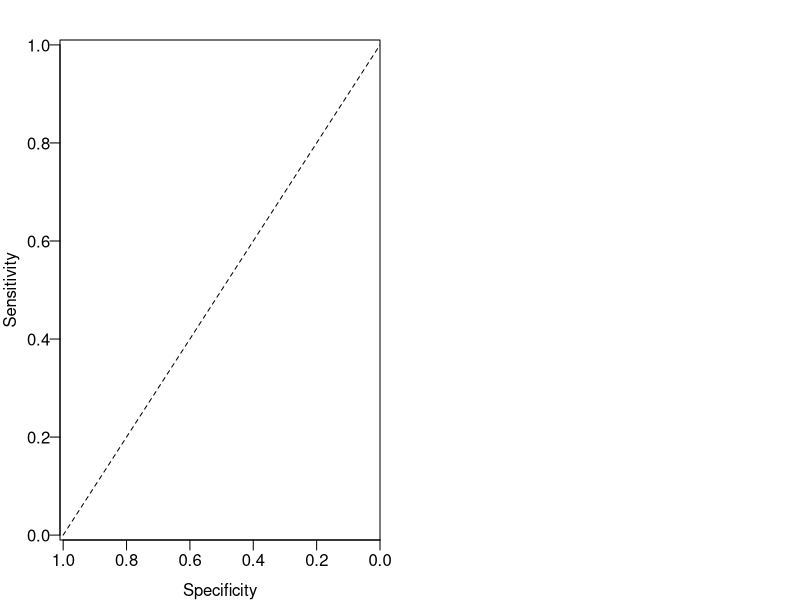

Source code (R): (Note: this script raises an error after producing the figure.)
#**Figure 1: Prediction of RESPONSE/REMISSION in treated subjects using all clinical metadata, baseline microbiome alone, and combined**
#	*Question:* Can the microbiome, clinical metadata, or combined models reliably predict response?
#*Goal:* Show clinical metadata isn’t great for prediction and improvement of prediction using microbiome. Show taxa marked as important for prediction are abundant enough to care about
#A. Response ROCs
#B. Response Model Performance vs. reality
#C. Top predictive taxa and abundance based on response	
#D. REMISSION ROCs
#E. REMISSION Model Performance vs. reality
#F. Top predictive taxa and abundance based on remission

#tiff(RelRSPwk6Fig )

#tiff('figures/Figure1.tiff', height=12, width=10, units='in', res=300)

#pdf("figures/Figure4.pdf", height = 10, width = 12)
#layout(matrix(c(1,2,3,4), 2, 2, byrow = TRUE))

pdf("figures/Week6response.AUC.DDW.pdf", height=6, width=12)
#tiff('figures/RelRSPwk6AUCRF.tiff', height=6, width=12, units='in', res=300)
#pdf('figures/RelRSPwk6AUCRF.pdf', height=6, width=12)
layout(matrix(c(1, 2), 1, 2))
par(mar=c(3,3,2,1), mgp=c(2,0.5,0))
plot(c(1,0),c(0,1), type='l', lty=2, xlim=c(1.01,0), ylim=c(-0.01,1.01), xaxs='i', yaxs='i', ylab='Sensitivity', xlab='Specificity', las=1)
plot(otu_relrespWK6_roc, add=T, lwd=2, col='royalblue', lty=1)
plot(md_relrespWK6_roc, add=T, lwd=2, col='grey5', lty=1)
plot(mdotu_relrespWK6_roc, add=T, lwd=2, col='red', lty=1)
title("Predicting Week 6 Response")
legend('bottomright', c(sprintf('Week 0 OTUs : AUC=%.3f',otu_relrespWK6_roc$auc), sprintf('Week 0 Clinical Data: AUC=%.3f',md_relrespWK6_roc$auc), sprintf('Combined: AUC=%.3f',mdotu_relrespWK6_roc$auc)), lwd=2, col=c('royalblue', 'grey5', 'red'), bty='n', lty=1)
#mtext('A', at=1, side=3, line=0.1, font=2, cex=2)
#legend('bottomright', c(sprintf('Week 0 OTUs : AUC=%.3f',otu_relrespWK6_roc$auc), sprintf('Combined: AUC=%.3f',mdotu_relrespWK6_roc$auc)), lwd=2, col=c('royalblue', 'red'), bty='n', lty=1)

cutoff <- coords(roc=mdotu_relrespWK6_roc, x='best', best.method='y', ret=c('threshold'))
mdotu_relrespWK6_spec <- coords(mdotu_relrespWK6_roc, x=cutoff, input='thr', ret='spec')
mdotu_relrespWK6_sens <- coords(mdotu_relrespWK6_roc, x=mdotu_relrespWK6_spec, input='spec', ret='sens')
mdotu_relrespWK6_thr <- coords(mdotu_relrespWK6_roc, x=mdotu_relrespWK6_spec, input='spec', ret='thr')

points(coords(mdotu_relrespWK6_roc, x=cutoff, input='threshold', ret='specificity'),coords(mdotu_relrespWK6_roc, x=cutoff, input='threshold', ret='sensitivity'), col='red', cex=1.5, pch=10)

cutoff <- coords(roc=otu_relrespWK6_roc, x='best', best.method='y', ret=c('threshold'))
otu_relrespWK6_spec <- coords(otu_relrespWK6_roc, x=cutoff, input='thr', ret='spec')
otu_relrespWK6_sens <- coords(otu_relrespWK6_roc, x=otu_relrespWK6_spec, input='spec', ret='sens')
otu_relrespWK6_thr <- coords(otu_relrespWK6_roc, x=otu_relrespWK6_spec, input='spec', ret='thr')
points(coords(otu_relrespWK6_roc, x=cutoff, input='threshold', ret='specificity'),coords(otu_relrespWK6_roc, x=cutoff, input='threshold', ret='sensitivity'), col='royalblue', cex=1.5, pch=10)

cutoff <- coords(roc=md_relrespWK6_roc, x='best', best.method='y', ret=c('threshold'))
md_relrespWK6_spec <- coords(md_relrespWK6_roc, x=cutoff, input='thr', ret='spec')
md_relrespWK6_sens <- coords(md_relrespWK6_roc, x=md_relrespWK6_spec, input='spec', ret='sens')
md_relrespWK6_thr <- coords(md_relrespWK6_roc, x=md_relrespWK6_spec, input='spec', ret='thr')

points(coords(md_relrespWK6_roc, x=cutoff, input='threshold', ret='specificity'),coords(md_relrespWK6_roc, x=cutoff, input='threshold', ret='sensitivity'), col='black', cex=1.5, pch=10)

#pdf('data/figures/RSPwk6abunds.#pdf', height=6, width=8)
#plot(1, type='n', xlim=c(0.5,2.5), ylim=c(0,1), ylab='', xlab='Response Week 6', xaxt='n', cex.axis=1.2)
#title('Response Status Compared to Combined Model')
# set.seed(32016)
# stripchart(at=1, mdotu_relrespWK6_probs[mdotu_relrespWK6$'RelRSPwk6'==0], vertical=T, method='jitter', jitter=0.4, pch=21, bg='orange', add=T, cex=1.5)
# stripchart(at=2, mdotu_relrespWK6_probs[mdotu_relrespWK6$'RelRSPwk6'==1], vertical=T, method='jitter', jitter=0.4, pch=21, bg='royalblue', add=T, cex=1.5)
# mtext(side=2, text='Probability of Response', line=2.2, cex=0.8)
# axis(1, at=c(1,2), labels=c('No', 'Yes'), cex.axis=1.2)
# cutoff <- coords(roc=mdotu_relrespWK6_roc, x='best', best.method='y', ret=c('threshold')) #gives best point on curve for cutoff
# abline(h=cutoff, lty=2)
# legend("top", lty=2, sprintf('Model Threshold'))

#mtext('B', at=0.5, side=3, line=0.1, font=2, cex=2)
#dev.off()

# tax<-read.table("../data/Jan400.simple.taxonomy.txt", header=T, sep='\t')
# 
# 
# #Abundance stripchart or most predictive otus
# oturf_otus  <- as.character(ordered(otu_relrespWK6_rf$Xopt))
# oturf_otus <- oturf_otus[1:10]
# #oturf_otus
# no_abunds <- otu_relrespWK6[otu_relrespWK6$RelRSPwk6=='0', oturf_otus]/10000 + 1e-5
# no_abunds <-na.omit(no_abunds)
# yes_abunds <- otu_relrespWK6[otu_relrespWK6$RelRSPwk6=='1', oturf_otus]/10000 + 1e-5
# yes_abunds<- na.omit(yes_abunds)
# 
# #pdf('figures/oturelRSPwk6AUCRFabunds.pdf', height=6, width=12)
# #layout(1)
# par(mar=c(4, 12, 2, 1))
# plot(1, type="n", ylim=c(0,length(oturf_otus )*2), xlim=c(1e-5,3), log="x", ylab="", xlab="Relative Abundance (%)", xaxt="n", yaxt="n")
# #title('Abundance of Top OTUs from Microbiome Model')
# set.seed(32016)
# index <- 1
# for(i in oturf_otus ){
# 	stripchart(at=index-0.35, jitter(yes_abunds[,i], amount=1e-6), pch=21, bg=alpha("royalblue1", alpha=0.25), method="jitter", jitter=0.2, add=T, cex=1, lwd=0.5)
# 	stripchart(at=index+0.35, jitter(no_abunds[,i], amount=1e-6), pch=21, bg=alpha("orange", alpha=0.25), method="jitter", jitter=0.2, add=T, cex=1, lwd=0.5)
# 	segments(median(yes_abunds[,i]),index-0.7,median(yes_abunds[,i]),index, lwd=3)
# 	segments(median(no_abunds[,i]),index+0.7,median(no_abunds[,i]),index, lwd=3)
# 	index <- index + 2
# }
# #oturf_otus
# rf_tax<-data.frame(oturf_otus)
# colnames(rf_tax) <- c('OTU')
# 
# oturf_tax<-merge(rf_tax, tax, by='OTU')
# 
# lab <- levels(oturf_tax$tax)
# oturf_tax$Classification <- gsub("(OTU\\d+)", "(\\1)", oturf_tax$Classification)
# 
# oturf_tax<-oturf_tax[match(rf_tax$OTU, oturf_tax$OTU),]
# oturf_name<-as.character(oturf_tax$tax)
# oturf_numb<-oturf_tax$Classification
# 
# oturf_name <- gsub("_", " ", oturf_name)
# formatted <- lapply(1:nrow(oturf_tax), function(i) bquote(paste(italic(.(oturf_name[i])), " ", .(oturf_numb[i]), sep=" ")))
# 
# 
# axis(2, at=seq(1,index-2,2), labels=do.call(expression, formatted), las=1, line=0, tick=F, cex.axis=1)
# axis(1, at=c(1e-5, 1e-4, 1e-3, 1e-2, 1e-1, 1e0), label=c("0", "0.01", "0.1", "1", "10", "100"))
# legend('topright', legend=c("Week 6 Nonresponder", "Week 6 Responder"), pch=c(21, 21), pt.bg=c("orange","royalblue1"), cex=1)
# mtext('B', at=1e-8, side=3, line=0.1, font=2, cex=2)
# #dev.off()

#Remission
#pdf('figures/REMISSwk6AUCRF.pdf', height=6, width=12)
#layout(matrix(c(1, 2), 1, 2))
par(mar=c(3,3,2,1), mgp=c(2,0.5,0))
plot(c(1,0),c(0,1), type='l', lty=2, xlim=c(1.01,0), ylim=c(-0.01,1.01), xaxs='i', yaxs='i', ylab='Sensitivity', xlab='Specificity', las=1)
plot(otu_remWK6_roc, add=T, lwd=2, col='royalblue', lty=1)
plot(md_remWK6_roc, add=T, lwd=2, col='grey5', lty=1)
plot(mdotu_remWK6_roc, add=T, lwd=2, col='red', lty=1)
title("Predicting Week 6 Remission")
legend('bottomright', c(sprintf('Week 0 OTUs : AUC=%.3f', otu_remWK6_roc$auc), sprintf('Week 0 Clinical Data: AUC=%.3f',md_remWK6_roc$auc),sprintf('Combined: AUC=%.3f',mdotu_remWK6_roc$auc)), lwd=2, col=c('royalblue', "grey5", 'red'), bty='n', lty=1)
#mtext('C', at=1, side=3, line=0.1, font=2, cex=2)

cutoff <- coords(roc=mdotu_remWK6_roc, x='best', best.method='y', ret=c('threshold'))
mdotu_remWK6_spec <- coords(mdotu_remWK6_roc, x=cutoff, input='thr', ret='spec')
mdotu_remWK6_sens <- coords(mdotu_remWK6_roc, x=mdotu_remWK6_spec, input='spec', ret='sens')
mdotu_remWK6_thr <- coords(mdotu_remWK6_roc, x=mdotu_remWK6_spec, input='spec', ret='thr')

points(coords(mdotu_remWK6_roc, x=cutoff, input='threshold', ret='specificity'),coords(mdotu_remWK6_roc, x=cutoff, input='threshold', ret='sensitivity'), col='red', cex=1.5, pch=10)

cutoff <- coords(roc=otu_remWK6_roc, x='best', best.method='y', ret=c('threshold'))
otu_remWK6_spec <- coords(otu_remWK6_roc, x=cutoff, input='thr', ret='spec')
otu_remWK6_sens <- coords(otu_remWK6_roc, x=otu_remWK6_spec, input='spec', ret='sens')
otu_remWK6_thr <- coords(otu_remWK6_roc, x=otu_remWK6_spec, input='spec', ret='thr')
points(coords(otu_remWK6_roc, x=cutoff, input='threshold', ret='specificity'),coords(otu_remWK6_roc, x=cutoff, input='threshold', ret='sensitivity'), col='royalblue', cex=1.5, pch=10)

cutoff <- coords(roc=md_remWK6_roc, x='best', best.method='y', ret=c('threshold'))
md_remWK6_spec <- coords(md_remWK6_roc, x=cutoff, input='thr', ret='spec')
md_remWK6_sens <- coords(md_remWK6_roc, x=md_remWK6_spec, input='spec', ret='sens')
md_remWK6_thr <- coords(md_remWK6_roc, x=md_remWK6_spec, input='spec', ret='thr')

points(coords(md_remWK6_roc, x=cutoff, input='threshold', ret='specificity'),coords(md_remWK6_roc, x=cutoff, input='threshold', ret='sensitivity'), col='black', cex=1.5, pch=10)
dev.off()

#compared to model
# plot(1, type='n', xlim=c(0.5,2.5), ylim=c(0,1), ylab='', xlab='Remission Week 6', xaxt='n', cex.axis=1.2)
# title('Remission Status Compared to Combined Model')
# set.seed(32016)
# stripchart(at=1, mdotu_remWK6_probs[mdotu_remWK6$REMISSwk6=='0'], vertical=T, method='jitter', jitter=0.4, pch=21, bg='orange', add=T, cex=1.5)
# stripchart(at=2, mdotu_remWK6_probs[mdotu_remWK6$REMISSwk6=='1'], vertical=T, method='jitter', jitter=0.4, pch=21, bg='royalblue', add=T, cex=1.5)
# mtext(side=2, text='Probability of Response', line=2.2, cex=0.8)
# axis(1, at=c(1,2), labels=c('No', 'Yes'), cex.axis=1.2)
# cutoff <- coords(roc=mdotu_remWK6_roc, x='best', best.method='y', ret=c('threshold')) #gives best point on curve for cutoff
# abline(h=cutoff, lty=2)
# legend("top", lty=2, sprintf('Model Threshold'))
#mtext('E', at=0.5, side=3, line=0.1, font=2, cex=2)
#dev.off()

#Abundance stripchart or most predictive otus
# tax<-read.table("../data/Jan400.simple.taxonomy.txt", header=T, sep='\t')
# 
# oturf_otus  <- as.character(otu_remWK6_rf$Xopt)
# oturf_otus <- oturf_otus[1:10]
# no_abunds <- otu_remWK6[otu_remWK6$REMISSwk6=='0', oturf_otus]/10000 + 1e-5
# no_abunds <-na.omit(no_abunds)
# yes_abunds <- otu_remWK6[otu_remWK6$REMISSwk6=='1', oturf_otus]/10000 + 1e-5
# yes_abunds<- na.omit(yes_abunds)
# 
# #pdf('figures/otuREMwk6AUCRFabunds.pdf', height=6, width=12)
# #layout(1)
# par(mar=c(4, 12, 2, 1))
# plot(1, type="n", ylim=c(0,length(oturf_otus )*2), xlim=c(1e-5,3), log="x", ylab="", xlab="Relative Abundance (%)", xaxt="n", yaxt="n")
# #title('Abundance of Top OTUs from Microbiome Model')
# set.seed(32016)
# index <- 1
# for(i in oturf_otus ){
# 	stripchart(at=index-0.35, jitter(yes_abunds[,i], amount=1e-6), pch=21, bg=alpha("royalblue1", alpha=0.25), method="jitter", jitter=0.2, add=T, cex=1, lwd=0.5)
# 	stripchart(at=index+0.35, jitter(no_abunds[,i], amount=1e-6), pch=21, bg=alpha("orange", alpha=0.25), method="jitter", jitter=0.2, add=T, cex=1, lwd=0.5)
# 	segments(median(yes_abunds[,i]),index-0.7,median(yes_abunds[,i]),index, lwd=3)
# 	segments(median(no_abunds[,i]),index+0.7,median(no_abunds[,i]),index, lwd=3)
# 	index <- index + 2
# }
# #oturf_otus
# rf_tax<-data.frame(oturf_otus)
# colnames(rf_tax) <- c('OTU')
# 
# oturf_tax<-merge(rf_tax, tax, by='OTU')
# 
# lab <- levels(oturf_tax$tax)
# oturf_tax$Classification <- gsub("(OTU\\d+)", "(\\1)", oturf_tax$Classification)
# 
# oturf_tax<-oturf_tax[match(rf_tax$OTU, oturf_tax$OTU),]
# oturf_name<-as.character(oturf_tax$tax)
# oturf_numb<-oturf_tax$Classification
# 
# oturf_name <- gsub("_", " ", oturf_name)
# formatted <- lapply(1:nrow(oturf_tax), function(i) bquote(paste(italic(.(oturf_name[i])), " ", .(oturf_numb[i]), sep=" ")))
# 
# axis(2, at=seq(1,index-2,2), labels=do.call(expression, formatted), las=1, line=0, tick=F, cex.axis=1)
# axis(1, at=c(1e-5, 1e-4, 1e-3, 1e-2, 1e-1, 1e0), label=c("0", "0.01", "0.1", "1", "10", "100"))
# legend('topright', legend=c("Week 6 Nonremitter", "Week 6 Remitter"), pch=c(21, 21), pt.bg=c("orange","royalblue1"), cex=1)
# mtext('D', at=1e-8, side=3, line=0.1, font=2, cex=2)
# 
# dev.off()




